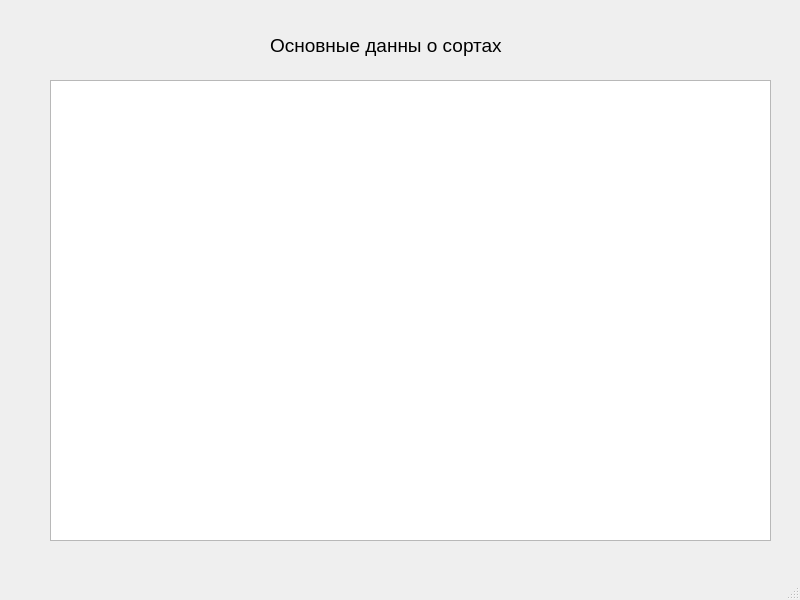
<?xml version="1.0" encoding="UTF-8"?>
<ui version="4.0">
 <class>MainWindow</class>
 <widget class="QMainWindow" name="MainWindow">
  <property name="geometry">
   <rect>
    <x>0</x>
    <y>0</y>
    <width>800</width>
    <height>600</height>
   </rect>
  </property>
  <property name="windowTitle">
   <string>MainWindow</string>
  </property>
  <widget class="QWidget" name="centralwidget">
   <widget class="QLabel" name="label">
    <property name="geometry">
     <rect>
      <x>270</x>
      <y>20</y>
      <width>291</width>
      <height>51</height>
     </rect>
    </property>
    <property name="font">
     <font>
      <pointsize>14</pointsize>
     </font>
    </property>
    <property name="text">
     <string>Основные данны о сортах</string>
    </property>
   </widget>
   <widget class="QTableWidget" name="tableWidget">
    <property name="geometry">
     <rect>
      <x>50</x>
      <y>80</y>
      <width>721</width>
      <height>461</height>
     </rect>
    </property>
   </widget>
  </widget>
  <widget class="QMenuBar" name="menubar">
   <property name="geometry">
    <rect>
     <x>0</x>
     <y>0</y>
     <width>800</width>
     <height>26</height>
    </rect>
   </property>
  </widget>
  <widget class="QStatusBar" name="statusbar"/>
 </widget>
 <resources/>
 <connections/>
</ui>
